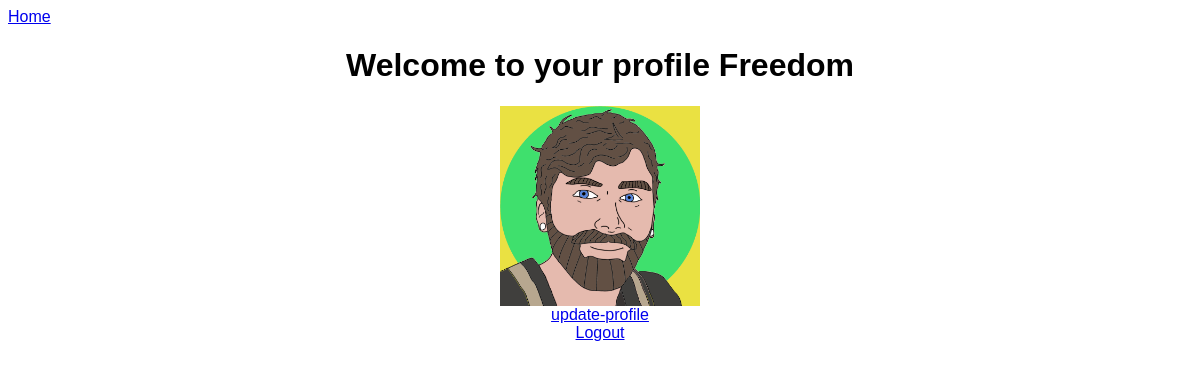
/accounts/profile/ (signed in), run on an earlier commit of the app's database.
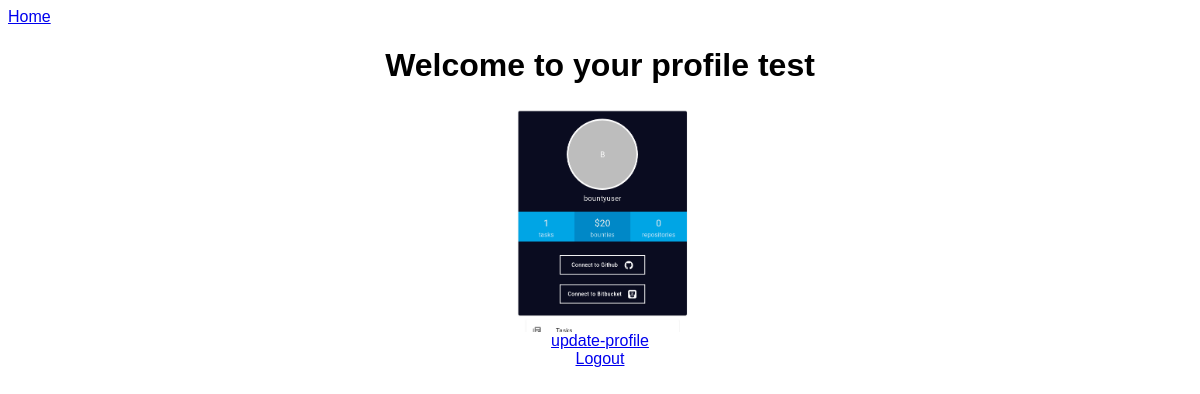
And on a later commit of the database.
### accounts/models.py (models this page shows, shortened)
class Profile(models.Model):
  user = models.OneToOneField(User, on_delete=models.CASCADE)
  image = models.ImageField(upload_to='images/')
  nickname = models.CharField(max_length=20)

### accounts/views.py (the view)
# urls.py: path('profile/', views.profileView, name='profile'),
@login_required
def profileView(request):
  currentUser = request.user
  try:
    p = Profile.objects.get(user=currentUser)
  except (Profile.DoesNotExist):
    return redirect(reverse('createProfile'))
  else:
    return render(request, 'accounts/profile.html', {'p':p})

### accounts/templates/accounts/profile.html
{% extends './index.html' %}
{% block content %}
    <h1>Welcome to your profile {{ p.nickname }}</h1>
    <img src="{{ p.image.url }}" alt="{{user.profile.nickname}}'s profile picture" width="200">
    <a href="{% url 'updateProfile' p.id %}">update-profile</a>
    <a href="{% url 'logout' %}">Logout</a>
{% endblock %}

What changed in the data, as far as the page shows it:
removed Profile: nickname "Freedom", image (picture)
added Profile: nickname "test", image (picture)
